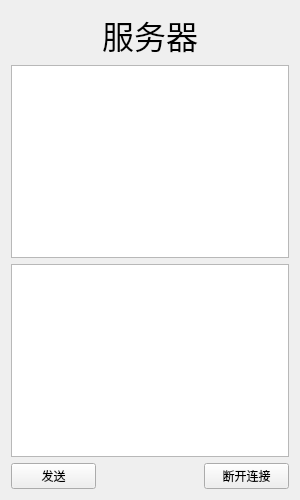
<?xml version="1.0" encoding="UTF-8"?>
<ui version="4.0">
 <class>Server_Widget</class>
 <widget class="QWidget" name="Server_Widget">
  <property name="geometry">
   <rect>
    <x>0</x>
    <y>0</y>
    <width>300</width>
    <height>500</height>
   </rect>
  </property>
  <property name="windowTitle">
   <string>Server_Widget</string>
  </property>
  <layout class="QGridLayout" name="gridLayout">
   <item row="0" column="0">
    <spacer name="horizontalSpacer">
     <property name="orientation">
      <enum>Qt::Horizontal</enum>
     </property>
     <property name="sizeHint" stdset="0">
      <size>
       <width>84</width>
       <height>20</height>
      </size>
     </property>
    </spacer>
   </item>
   <item row="0" column="1">
    <widget class="QLabel" name="label">
     <property name="font">
      <font>
       <family>楷体</family>
       <pointsize>24</pointsize>
      </font>
     </property>
     <property name="text">
      <string>服务器</string>
     </property>
    </widget>
   </item>
   <item row="0" column="2">
    <spacer name="horizontalSpacer_2">
     <property name="orientation">
      <enum>Qt::Horizontal</enum>
     </property>
     <property name="sizeHint" stdset="0">
      <size>
       <width>84</width>
       <height>20</height>
      </size>
     </property>
    </spacer>
   </item>
   <item row="1" column="0" colspan="3">
    <widget class="QTextEdit" name="read_edit">
     <property name="readOnly">
      <bool>true</bool>
     </property>
    </widget>
   </item>
   <item row="2" column="0" colspan="3">
    <widget class="QTextEdit" name="input_edit">
     <property name="enabled">
      <bool>true</bool>
     </property>
    </widget>
   </item>
   <item row="3" column="0">
    <widget class="QPushButton" name="send_btn">
     <property name="text">
      <string>发送</string>
     </property>
    </widget>
   </item>
   <item row="3" column="1">
    <spacer name="horizontalSpacer_3">
     <property name="orientation">
      <enum>Qt::Horizontal</enum>
     </property>
     <property name="sizeHint" stdset="0">
      <size>
       <width>93</width>
       <height>20</height>
      </size>
     </property>
    </spacer>
   </item>
   <item row="3" column="2">
    <widget class="QPushButton" name="close_btn">
     <property name="text">
      <string>断开连接</string>
     </property>
    </widget>
   </item>
  </layout>
 </widget>
 <layoutdefault spacing="6" margin="11"/>
 <resources/>
 <connections/>
</ui>
